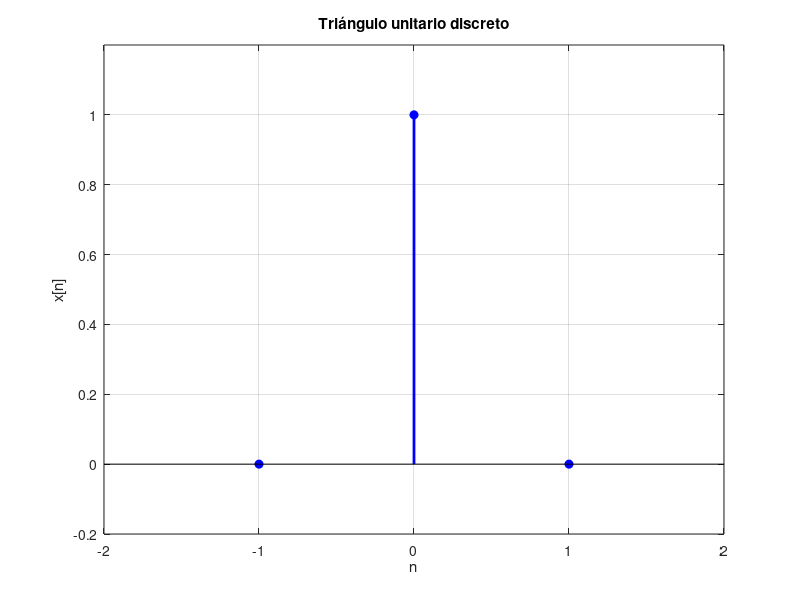

The MATLAB source for this figure:
% Triángulo unitario x[n] en Octave (variable independiente discreta)

n = -1:1:1; % Rango discreto de n
x = zeros(size(n)); % Inicializa el vector de salida

% Condiciones por tramos
x((n > -1) & (n < 0)) = n((n > -1) & (n < 0)) + 1;
x((n >= 0) & (n < 1)) = 1 - n((n >= 0) & (n < 1));

% Graficar
stem(n, x, 'b', 'filled', 'LineWidth', 2);
xlabel('n');
ylabel('x[n]');
title('Triángulo unitario discreto');
grid on;
axis([-2 2 -0.2 1.2]);